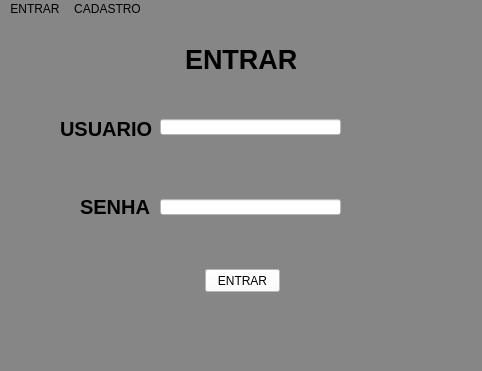
<?xml version="1.0" encoding="UTF-8"?>
<ui version="4.0">
 <class>MainWindow</class>
 <widget class="QMainWindow" name="MainWindow">
  <property name="geometry">
   <rect>
    <x>0</x>
    <y>0</y>
    <width>482</width>
    <height>371</height>
   </rect>
  </property>
  <property name="font">
   <font>
    <pointsize>8</pointsize>
    <weight>50</weight>
    <italic>false</italic>
    <bold>false</bold>
    <underline>false</underline>
    <strikeout>false</strikeout>
    <kerning>true</kerning>
   </font>
  </property>
  <property name="windowTitle">
   <string>MainWindow</string>
  </property>
  <property name="styleSheet">
   <string notr="true">
background-color: rgb(209, 255, 174);
background-color: rgb(134, 134, 134);</string>
  </property>
  <widget class="QWidget" name="centralwidget">
   <widget class="QLabel" name="label">
    <property name="enabled">
     <bool>false</bool>
    </property>
    <property name="geometry">
     <rect>
      <x>185</x>
      <y>20</y>
      <width>111</width>
      <height>41</height>
     </rect>
    </property>
    <property name="font">
     <font>
      <pointsize>20</pointsize>
      <weight>75</weight>
      <italic>false</italic>
      <bold>true</bold>
      <underline>false</underline>
      <strikeout>false</strikeout>
      <kerning>true</kerning>
     </font>
    </property>
    <property name="styleSheet">
     <string notr="true">color: rgb(0, 0, 0);
color: rgb(0, 0, 0);</string>
    </property>
    <property name="text">
     <string>ENTRAR</string>
    </property>
   </widget>
   <widget class="QLabel" name="label_2">
    <property name="geometry">
     <rect>
      <x>60</x>
      <y>100</y>
      <width>101</width>
      <height>20</height>
     </rect>
    </property>
    <property name="font">
     <font>
      <pointsize>15</pointsize>
      <weight>75</weight>
      <bold>true</bold>
     </font>
    </property>
    <property name="styleSheet">
     <string notr="true">
color: rgb(0, 0, 0);</string>
    </property>
    <property name="text">
     <string>USUARIO</string>
    </property>
   </widget>
   <widget class="QLabel" name="label_3">
    <property name="geometry">
     <rect>
      <x>80</x>
      <y>180</y>
      <width>81</width>
      <height>16</height>
     </rect>
    </property>
    <property name="font">
     <font>
      <pointsize>15</pointsize>
      <weight>75</weight>
      <bold>true</bold>
     </font>
    </property>
    <property name="styleSheet">
     <string notr="true">
color: rgb(0, 0, 0);</string>
    </property>
    <property name="text">
     <string>SENHA</string>
    </property>
   </widget>
   <widget class="QLineEdit" name="user">
    <property name="geometry">
     <rect>
      <x>160</x>
      <y>100</y>
      <width>181</width>
      <height>16</height>
     </rect>
    </property>
    <property name="styleSheet">
     <string notr="true">background-color: rgb(255, 255, 255);</string>
    </property>
    <property name="text">
     <string/>
    </property>
   </widget>
   <widget class="QLineEdit" name="senha">
    <property name="geometry">
     <rect>
      <x>160</x>
      <y>180</y>
      <width>181</width>
      <height>16</height>
     </rect>
    </property>
    <property name="styleSheet">
     <string notr="true">background-color: rgb(255, 255, 255);</string>
    </property>
   </widget>
   <widget class="QPushButton" name="pushButton">
    <property name="geometry">
     <rect>
      <x>205</x>
      <y>250</y>
      <width>75</width>
      <height>23</height>
     </rect>
    </property>
    <property name="styleSheet">
     <string notr="true">background-color: rgb(255, 255, 255);</string>
    </property>
    <property name="text">
     <string>ENTRAR</string>
    </property>
   </widget>
   <widget class="QLabel" name="error">
    <property name="geometry">
     <rect>
      <x>150</x>
      <y>210</y>
      <width>181</width>
      <height>20</height>
     </rect>
    </property>
    <property name="styleSheet">
     <string notr="true">color: rgb(255, 0, 0);</string>
    </property>
    <property name="text">
     <string/>
    </property>
   </widget>
   <zorder>label</zorder>
   <zorder>label_2</zorder>
   <zorder>label_3</zorder>
   <zorder>user</zorder>
   <zorder>pushButton</zorder>
   <zorder>senha</zorder>
   <zorder>error</zorder>
  </widget>
  <widget class="QMenuBar" name="menubar">
   <property name="geometry">
    <rect>
     <x>0</x>
     <y>0</y>
     <width>482</width>
     <height>21</height>
    </rect>
   </property>
   <widget class="QMenu" name="menuENTRAR">
    <property name="title">
     <string>ENTRAR</string>
    </property>
   </widget>
   <widget class="QMenu" name="menuCADASTRO">
    <property name="title">
     <string>CADASTRO</string>
    </property>
   </widget>
   <addaction name="menuENTRAR"/>
   <addaction name="menuCADASTRO"/>
  </widget>
  <widget class="QStatusBar" name="statusbar"/>
 </widget>
 <resources/>
 <connections/>
</ui>
